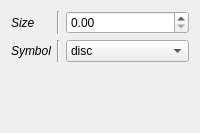
                    <widget class="QWidget" name="markers">
                     <layout class="QGridLayout" name="gridLayout_13">
                      <item row="2" column="2">
                       <spacer name="horizontalSpacer_9">
                        <property name="orientation">
                         <enum>Qt::Horizontal</enum>
                        </property>
                        <property name="sizeHint" stdset="0">
                         <size>
                          <width>40</width>
                          <height>20</height>
                         </size>
                        </property>
                       </spacer>
                      </item>
                      <item row="0" column="1">
                       <widget class="Line" name="line_17">
                        <property name="orientation">
                         <enum>Qt::Vertical</enum>
                        </property>
                       </widget>
                      </item>
                      <item row="0" column="0">
                       <widget class="QLabel" name="label_19">
                        <property name="font">
                         <font>
                          <italic>true</italic>
                         </font>
                        </property>
                        <property name="text">
                         <string>Size</string>
                        </property>
                       </widget>
                      </item>
                      <item row="3" column="0">
                       <spacer name="verticalSpacer_6">
                        <property name="orientation">
                         <enum>Qt::Vertical</enum>
                        </property>
                        <property name="sizeHint" stdset="0">
                         <size>
                          <width>20</width>
                          <height>40</height>
                         </size>
                        </property>
                       </spacer>
                      </item>
                      <item row="0" column="2">
                       <widget class="QDoubleSpinBox" name="_sig_size"/>
                      </item>
                      <item row="1" column="0">
                       <widget class="QLabel" name="label_27">
                        <property name="font">
                         <font>
                          <italic>true</italic>
                         </font>
                        </property>
                        <property name="text">
                         <string>Symbol</string>
                        </property>
                       </widget>
                      </item>
                      <item row="1" column="1">
                       <widget class="Line" name="line_19">
                        <property name="orientation">
                         <enum>Qt::Vertical</enum>
                        </property>
                       </widget>
                      </item>
                      <item row="1" column="2">
                       <widget class="QComboBox" name="_sig_symbol">
                        <item>
                         <property name="text">
                          <string>disc</string>
                         </property>
                        </item>
                        <item>
                         <property name="text">
                          <string>arrow</string>
                         </property>
                        </item>
                        <item>
                         <property name="text">
                          <string>ring</string>
                         </property>
                        </item>
                        <item>
                         <property name="text">
                          <string>clobber</string>
                         </property>
                        </item>
                        <item>
                         <property name="text">
                          <string>square</string>
                         </property>
                        </item>
                        <item>
                         <property name="text">
                          <string>diamond</string>
                         </property>
                        </item>
                        <item>
                         <property name="text">
                          <string>vbar</string>
                         </property>
                        </item>
                        <item>
                         <property name="text">
                          <string>hbar</string>
                         </property>
                        </item>
                        <item>
                         <property name="text">
                          <string>cross</string>
                         </property>
                        </item>
                        <item>
                         <property name="text">
                          <string>tailed_arrow</string>
                         </property>
                        </item>
                        <item>
                         <property name="text">
                          <string>x</string>
                         </property>
                        </item>
                        <item>
                         <property name="text">
                          <string>triangle_up</string>
                         </property>
                        </item>
                        <item>
                         <property name="text">
                          <string>triangle_down</string>
                         </property>
                        </item>
                        <item>
                         <property name="text">
                          <string>star</string>
                         </property>
                        </item>
                       </widget>
                      </item>
                     </layout>
                    </widget>
